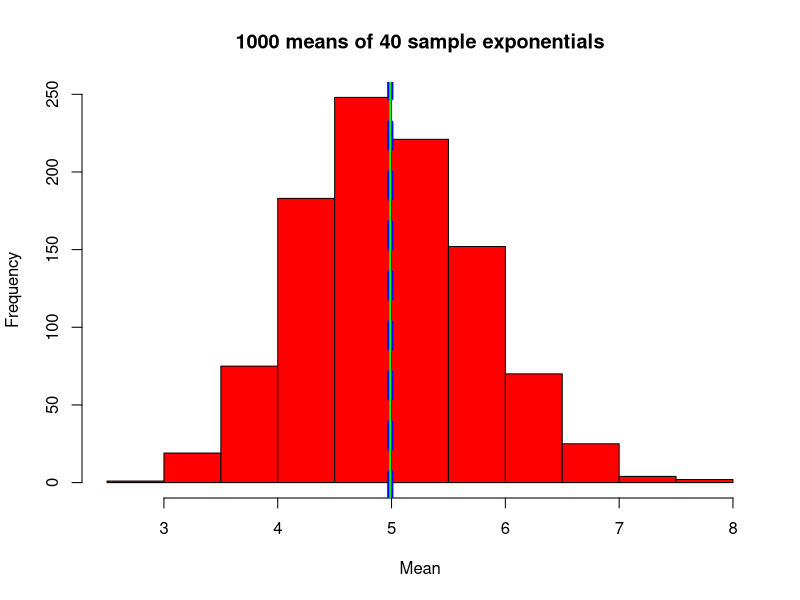
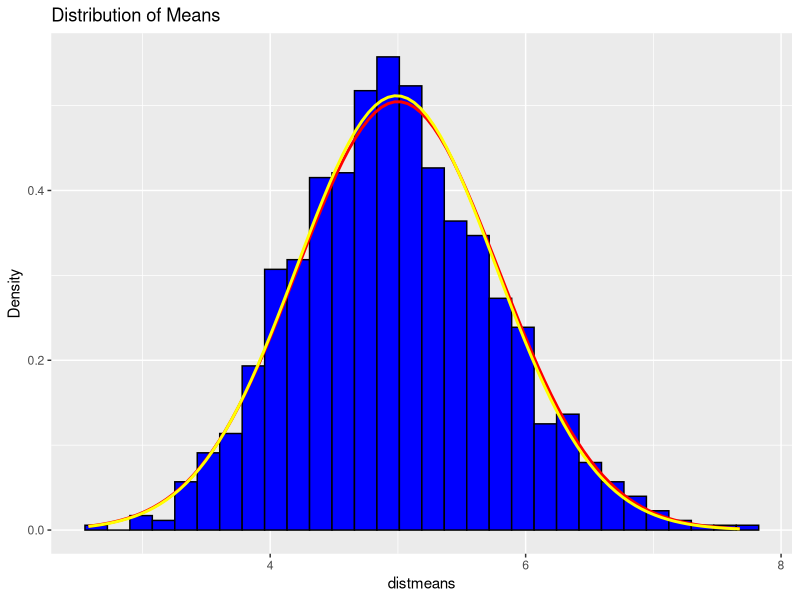

Here is the R script that generated these plots, in order:
## ---- chunk 1
knitr::opts_chunk$set(echo = TRUE)
## ---- chunk 2
library(ggplot2)
set.seed(25082502)
## ---- chunk 3
nrsim <- 1000
lambda <- 0.2 
nrexp <- 40 
distmeans <- NULL 
for (i in 1 : nrsim) distmeans <- c(distmeans, mean(rexp(nrexp, lambda)))
## ---- chunk 4
sample.mean <- round(mean(distmeans),3);
sample.mean
theoretical.mean <- round(1/lambda,3);
theoretical.mean

hist(distmeans, main="1000 means of 40 sample exponentials", col="red", xlab = "Mean")
abline(v = sample.mean, col = "blue", lwd = 6, lty=2)
abline(v = sample.mean, col = "green", lwd = 2)
## ---- chunk 5
theoretical.variance <- ((1/lambda)^2) / nrexp 
theoretical.variance

mean.variance <- var(distmeans) 
mean.variance
## ---- chunk 6
p.data <- data.frame(distmeans)
p <- ggplot(p.data, aes(x = distmeans))
p <- p + geom_histogram(aes(y=..density..), colour="black", fill="blue", bins = 30)
p <- p + labs(title="Distribution of Means", y="Density", xlab="Means")
p <- p + stat_function(fun=dnorm,args=list( mean=1/lambda, sd=sqrt(theoretical.variance)),color = "red", size = 1.0)
p <- p + stat_function(fun=dnorm,args=list( mean=mean(distmeans), sd=sqrt(mean.variance)),color = "yellow", size = 1.0)
print(p)
